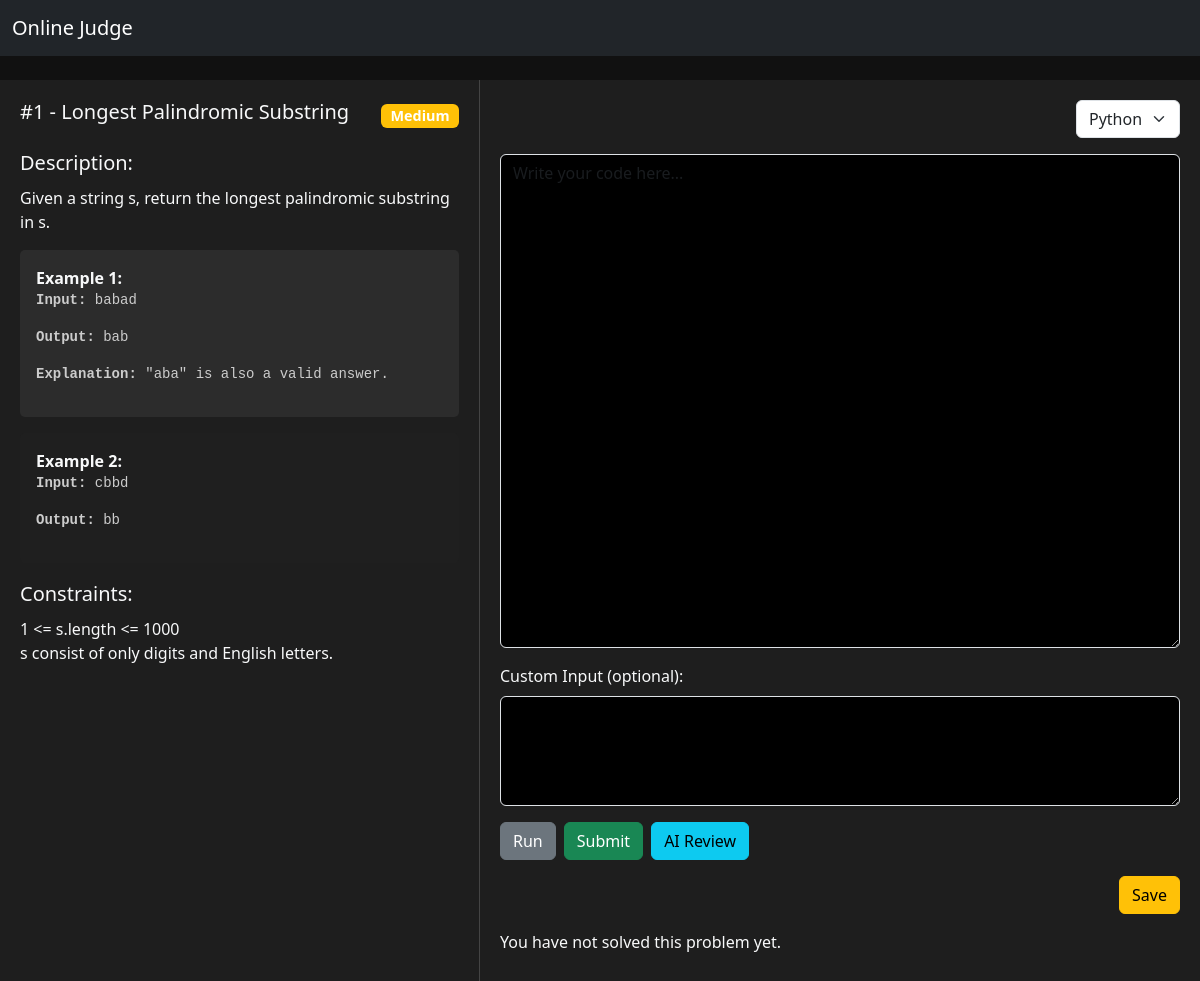
The app's page /problems/problems/1/ (signed in) with its own data.
### problems/models.py (models this page shows, shortened)
class Problem(models.Model):
    DIFFICULTY = [
        ('Easy', 'Easy'),
        ('Medium', 'Medium'),
        ('Hard', 'Hard'),
    ]
    title = models.CharField(max_length=50)
    description = models.TextField()
    difficulty = models.CharField(max_length=10, choices=DIFFICULTY)
    input_testcase = models.TextField()
    output_testcase = models.TextField()
    testcase_explanation = models.TextField()
    topic = models.CharField(max_length=50)
    constraints = models.TextField()
    solved_by = models.ManyToManyField(User, related_name='solved_problems', blank=True)
    saved_by = models.ManyToManyField(User, related_name='saved_problems', blank=True)
    def get_is_solved_for_user(self, user):
        if user.is_authenticated:
            return self.solved_by.filter(id=user.id).exists()
        return False
    def get_is_saved_for_user(self, user):
        if user.is_authenticated:
            return self.saved_by.filter(id=user.id).exists()
        return False

### problems/views.py (the view, shortened to what this page needs)
# urls.py: path('problems/<int:problem_id>/', problem_detail, name='problem_detail'),
@login_required(login_url='/login/')
def problem_detail(request, problem_id):
    req_problem = get_object_or_404(Problem, id=problem_id)
    user = request.user
    req_problem.is_solved_by_current_user = req_problem.get_is_solved_for_user(user)
    req_problem.is_saved_by_current_user = req_problem.get_is_saved_for_user(user)
    input_lines = req_problem.input_testcase.strip().split('\n')
    output_lines = req_problem.output_testcase.strip().split('\n')
    explanations = req_problem.testcase_explanation.strip().split('\n') if req_problem.testcase_explanation else []
    testcases = []
    for i in range(len(input_lines)):
        input_line = input_lines[i] if i < len(input_lines) else ''
        output_line = output_lines[i] if i < len(output_lines) else ''
        explanation_line = explanations[i] if i < len(explanations) else ''
        testcases.append((input_line, output_line, explanation_line))
    context = {
        "req_problem": req_problem,
        "testcases": testcases,
        "language": "python",
        "code": "",
        "custom_input": "",
        "output": "",
        "submitted": False,
        "action": None,
    }
    return render(request, "problem_detail.html", context)

### problems/templates/problem_detail.html (shortened to what this page needs)
<!DOCTYPE html>
<html lang="en">
<head>
    <link href="https://cdn.jsdelivr.net/npm/bootstrap@5.3.0/dist/css/bootstrap.min.css" rel="stylesheet">
</head>
<body>
    <nav class="navbar navbar-expand-lg navbar-dark bg-dark mb-4">
        <div class="container-fluid">
            <a class="navbar-brand text-center" href="{% url 'problem_list' %}">Online Judge</a>
        </div>
    </nav>
    <div class="container-flex">
        <div class="left-panel">
            <div class="d-flex justify-content-between align-items-center mb-3">
                <h5>#{{ req_problem.id }} - {{ req_problem.title }}</h5>
                <span class="badge
                {% if req_problem.difficulty == 'Easy' %}bg-success
                {% elif req_problem.difficulty == 'Medium' %}bg-warning
                {% elif req_problem.difficulty == 'Hard' %}bg-danger
                {% endif %}">
                    {{ req_problem.difficulty }}
                </span>
            </div>
            <div>
                <div class="section-title">Description:</div>
                <p>{{ req_problem.description }}</p>
            </div>
            {% for input, output, explanation in testcases|slice:":2" %}
            <div class="testcase-block">
                <strong>Example {{ forloop.counter }}:</strong>
                <pre><strong>Input:</strong> {{ input }}</pre>
                <pre><strong>Output:</strong> {{ output }}</pre>
                {% if explanation %}
                <pre><strong>Explanation:</strong> {{ explanation }}</pre>
                {% endif %}
            </div>
            {% endfor %}
            <div class="section-title">Constraints:</div>
            <p>{{ req_problem.constraints|linebreaksbr }}</p>
        </div>
        <div class="right-panel">
            <form method="POST" action="{% url 'handle_code' req_problem.id %}">
                <div class="d-flex justify-content-end mb-3">
                    <select name="language" class="form-select w-auto">
                        <option value="python" {% if language == "python" %}selected{% endif %}>Python</option>
                    </select>
                </div>
                <div class="mb-3">
                    <textarea name="code" class="form-control" rows="20" placeholder="Write your code here..."
                        style="background-color: black; color: white;">{{ code|default_if_none:"" }}</textarea>
                </div>
                <div class="mb-3">
                    <label for="custom_input" class="form-label">Custom Input (optional):</label>
                    <textarea name="custom_input" id="custom_input" class="form-control" rows="4"
                        style="background-color: black; color: white;">{{ custom_input|default_if_none:"" }}</textarea>
                </div>
                <div class="d-flex gap-2">
                    <button type="submit" name="action" value="run" class="btn btn-secondary">Run</button>
                    <button type="submit" name="action" value="submit" class="btn btn-success">Submit</button>
                    <button type="submit" name="action" value="ai_review" class="btn btn-info">AI Review</button>
                </div>
            </form>
            <div class="d-flex justify-content-end mt-3">
                <form method="POST" action="{% url 'save_problem' req_problem.id %}" style="display:inline;">
                    <button type="submit" class="btn btn-warning">
                        {% if req_problem.is_saved_by_current_user %}
                            Unsave
                        {% else %}
                            Save
                        {% endif %}
                    </button>
                </form>
            </div>
            {% if req_problem.is_solved_by_current_user %}
                <p class="text-green mt-3">You have solved this problem! &#10003;</p>
            {% else %}
                <p class="muted mt-3">You have not solved this problem yet.</p>
            {% endif %}
        </div>
    </div>
</body>
</html>

### problems/templates/problem_detail.html (style rules this page uses)
body { background-color: #111; color: #f8f9fa; }
.container-flex { display: flex; }
.left-panel { width: 40%; background-color: #1e1e1e; padding: 20px; border-right: 1px solid #444; }
.right-panel { width: 60%; background-color: #1e1e1e; padding: 20px; }
.section-title { font-size: 1.25rem; margin-top: 1rem; margin-bottom: 0.5rem; }
.testcase-block:nth-child(odd) { background-color: #2c2c2c; }
.testcase-block:nth-child(even) { background-color: #1f1f1f; }
.testcase-block { padding: 1rem; border-radius: 5px; margin-bottom: 1rem; }
pre { background: none; color: #ccc; }
select, textarea { background-color: #2b2b2b; color: white; }
.badge { font-size: 0.9rem; }

### records on screen
Problem: id "1", title "Longest Palindromic Substring", difficulty "Medium", description "Given a string s, return the longest palindromic substring in s.", testcases "\"aba\" is also a valid answer.", constraints "1 <= s.length <= 1000 s consist of only digits and English letters."

### other values on screen
{{ input }} "babad" "cbbd"
{{ output }} "bab" "bb"
